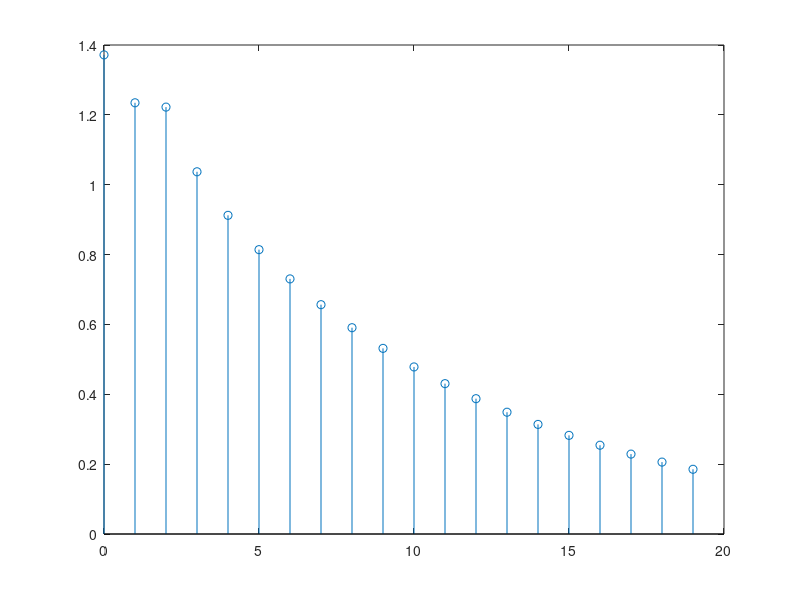

Source code (MATLAB):
N = 20; 

vect = 0:19

num_1 = [0 0 1]; 
den_1 = [9 -3]; 

num_2 = 1;
den_2 = [0.9^3 -0.9^4]; 

[h1, x1] = impz(num_1, den_1, N); 
[h2, x2] = impz(num_2, den_2, N); 

h = h1 + h2; 

stem(vect,h) 